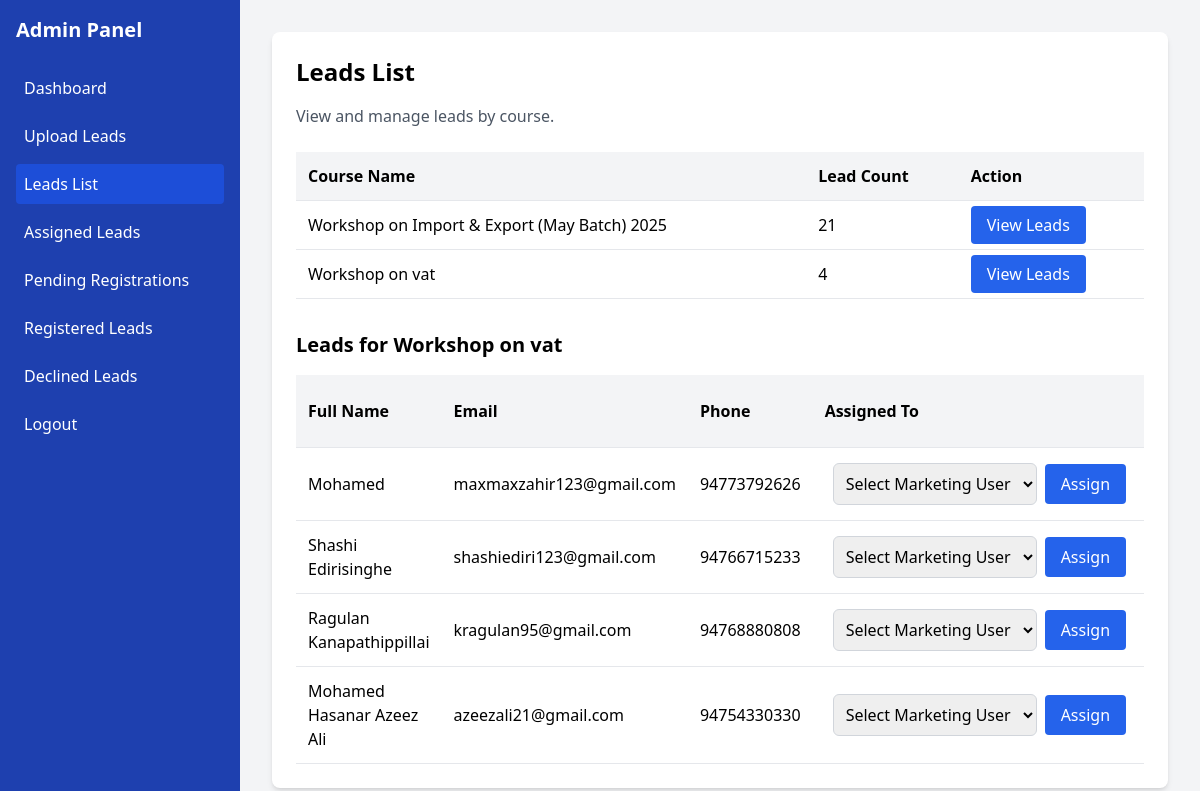
Page /views/admin/leads_list.php?course=Workshop+on+vat (signed in) on the committed database.
### tables this page shows
CREATE TABLE IF NOT EXISTS `leads` (
  `id` int NOT NULL AUTO_INCREMENT,
  `form_name` varchar(100) NOT NULL,
  `title` varchar(50) DEFAULT NULL,
  `full_name` varchar(100) NOT NULL,
  `email` varchar(100) NOT NULL,
  `phone` varchar(20) NOT NULL,
  `date_of_birth` date DEFAULT NULL,
  `gender` varchar(10) DEFAULT NULL,
  `nationality` varchar(50) DEFAULT NULL,
  `marital_status` varchar(20) DEFAULT NULL,
  `nic_number` varchar(12) DEFAULT NULL,
  `passport_number` varchar(20) DEFAULT NULL,
  `permanent_address` text,
  `current_address` text,
  `postcode` varchar(10) DEFAULT NULL,
  `mobile_no` varchar(15) DEFAULT NULL,
  `email_address` varchar(100) DEFAULT NULL,
  `office_address` text,
  `office_email` varchar(100) DEFAULT NULL,
  `parent_guardian_name` varchar(100) DEFAULT NULL,
  `parent_contact_number` varchar(15) DEFAULT NULL,
  `parent_address` text,
  `company_institution` varchar(100) DEFAULT NULL,
  `work_experience` text,
  `assigned_user_id` int DEFAULT NULL,
  `status` enum('new','assigned','pending_registration','registered','declined') DEFAULT 'new',
  `created_at` timestamp NULL DEFAULT CURRENT_TIMESTAMP,
  `registration_status` varchar(50) DEFAULT 'pending',
  `payment_plan_id` int DEFAULT NULL,
  PRIMARY KEY (`id`),
  KEY `assigned_user_id` (`assigned_user_id`),
  KEY `payment_plan_id` (`payment_plan_id`)
);

### backend/controllers/LeadController.php (called while the page is built, shortened)
<?php
require_once __DIR__ . '/../config/db_connect.php';
require_once __DIR__ . '/../models/Lead.php';
class LeadController {
    private $leadModel;
    public function __construct($pdo) {
        $this->leadModel = new Lead($pdo);
    }
    public function getLeadsByCourse($course_name, $user_id = null, $registration_status = null) {
        return $this->leadModel->getLeadsByCourse($course_name, $user_id, $registration_status);
    }
}

### backend/models/Lead.php (called while the page is built, shortened)
<?php
class Lead {
    private $pdo;
    public function __construct($pdo) {
        $this->pdo = $pdo;
    }
    public function getLeadsByCourse($course_name, $user_id = null, $registration_status = null) {
        if ($course_name) {
            $query = "SELECT l.*, u.username, r.status AS registration_status
                      FROM leads l
                      LEFT JOIN users u ON l.assigned_user_id = u.id
                      LEFT JOIN registrations r ON l.id = r.lead_id
                      WHERE l.form_name = ?";
            $params = [$course_name];
            $stmt = $this->pdo->prepare($query);
            $stmt->execute($params);
        } else {
            $query = "SELECT DISTINCT form_name FROM leads";
            if ($user_id !== null) {
                $query .= " WHERE assigned_user_id = ?";
                $stmt = $this->pdo->prepare($query);
                $stmt->execute([$user_id]);
            } else {
                $stmt = $this->pdo->prepare($query);
                $stmt->execute();
            }
        }
        $results = $stmt->fetchAll(PDO::FETCH_ASSOC);
        return $results;
    }
}

### views/admin/leads_list.php (the view, shortened to what this page needs)
<?php
require_once __DIR__ . '/../../backend/config/db_connect.php';
require_once __DIR__ . '/../../backend/controllers/LeadController.php';
$leadController = new LeadController($pdo);
$course_list = $leadController->getLeadsByCourse(null);
$course = $_GET['course'] ?? '';
if ($course) {
    $leads = $leadController->getLeadsByCourse($course);
} else {
    $leads = [];
}
$currentPage = basename($_SERVER['PHP_SELF']);
?>
<!DOCTYPE html>
<html lang="en">
<head>
    <script src="https://cdn.tailwindcss.com"></script>
</head>
<body class="bg-gray-100 font-sans">
    <div class="flex min-h-screen">
        <div class="sidebar fixed inset-y-0 left-0 w-64 bg-blue-800 text-white p-4 md:relative md:translate-x-0 z-10">
            <div class="flex items-center justify-between mb-6">
                <h2 class="text-xl font-bold">Admin Panel</h2>
            </div>
            <nav aria-label="Main navigation">
                <ul class="space-y-2">
                    <li>
                        <a href="<?php echo BASE_PATH; ?>/views/admin/dashboard.php" class="block p-2 rounded hover:bg-blue-700 <?php echo $currentPage === 'dashboard.php' ? 'bg-blue-700' : ''; ?>">
                            Dashboard
                        </a>
                    </li>
                    <li>
                        <a href="<?php echo BASE_PATH; ?>/views/admin/upload_leads.php" class="block p-2 rounded hover:bg-blue-700 <?php echo $currentPage === 'upload_leads.php' ? 'bg-blue-700' : ''; ?>">
                            Upload Leads
                        </a>
                    </li>
                    <li>
                        <a href="<?php echo BASE_PATH; ?>/views/admin/leads_list.php" class="block p-2 rounded hover:bg-blue-700 <?php echo $currentPage === 'leads_list.php' ? 'bg-blue-700' : ''; ?>">
                            Leads List
                        </a>
                    </li>
                    <li>
                        <a href="<?php echo BASE_PATH; ?>/views/admin/assigned_leads.php" class="block p-2 rounded hover:bg-blue-700 <?php echo $currentPage === 'assigned_leads.php' ? 'bg-blue-700' : ''; ?>">
                            Assigned Leads
                        </a>
                    </li>
                    <li>
                        <a href="<?php echo BASE_PATH; ?>/views/admin/pending_registrations.php" class="block p-2 rounded hover:bg-blue-700 <?php echo $currentPage === 'pending_registrations.php' ? 'bg-blue-700' : ''; ?>">
                            Pending Registrations
                        </a>
                    </li>
                    <li>
                        <a href="<?php echo BASE_PATH; ?>/views/admin/registered_leads.php" class="block p-2 rounded hover:bg-blue-700 <?php echo $currentPage === 'registered_leads.php' ? 'bg-blue-700' : ''; ?>">
                            Registered Leads
                        </a>
                    </li>
                    <li>
                        <a href="<?php echo BASE_PATH; ?>/views/admin/declined_leads.php" class="block p-2 rounded hover:bg-blue-700 <?php echo $currentPage === 'declined_leads.php' ? 'bg-blue-700' : ''; ?>">
                            Declined Leads
                        </a>
                    </li>
                    <li>
                        <a href="<?php echo BASE_PATH; ?>/views/auth/logout.php" class="block p-2 rounded hover:bg-red-600">
                            Logout
                        </a>
                    </li>
                </ul>
            </nav>
        </div>
        <div class="flex-1 p-4 md:p-8">
            <div class="max-w-4xl mx-auto bg-white p-6 rounded-lg shadow-md">
                <h1 class="text-2xl font-bold mb-4">Leads List</h1>
                <p class="mb-6 text-gray-600">View and manage leads by course.</p>
                <?php if (empty($course_list)): ?>
                    <div class="p-4 text-gray-600">No leads found.</div>
                <?php else: ?>
                    <div class="overflow-x-auto">
                        <table class="table">
                            <thead>
                                <tr>
                                    <th>Course Name</th>
                                    <th>Lead Count</th>
                                    <th>Action</th>
                                </tr>
                            </thead>
                            <tbody>
                                <?php foreach (array_unique(array_column($course_list, 'form_name')) as $course_name): ?>
                                    <tr>
                                        <td><?php echo htmlspecialchars($course_name); ?></td>
                                        <td><?php echo htmlspecialchars((string)count($leadController->getLeadsByCourse($course_name))); ?></td>
                                        <td>
                                            <a href="?course=<?php echo urlencode($course_name); ?>" class="px-4 py-2 bg-blue-600 text-white rounded hover:bg-blue-700">View Leads</a>
                                        </td>
                                    </tr>
                                <?php endforeach; ?>
                            </tbody>
                        </table>
                    </div>
                <?php endif; ?>
                <?php if ($course && !empty($leads)): ?>
                    <h2 class="text-xl font-semibold mt-8 mb-4">Leads for <?php echo htmlspecialchars($course); ?></h2>
                    <div class="overflow-x-auto">
                        <table class="table">
                            <thead>
                                <tr>
                                    <th>Full Name</th>
                                    <th>Email</th>
                                    <th>Phone</th>
                                    <th>Assigned To</th>
                                    <th>Registration Status</th>
                                </tr>
                            </thead>
                            <tbody>
                                <?php foreach ($leads as $lead): ?>
                                    <tr>
                                        <td><?php echo htmlspecialchars($lead['full_name']); ?></td>
                                        <td><?php echo htmlspecialchars($lead['email']); ?></td>
                                        <td><?php echo htmlspecialchars($lead['phone']); ?></td>
                                        <td>
                                            <?php if ($lead['assigned_user_id']): ?>
                                                <?php echo htmlspecialchars($lead['username'] ?: 'N/A'); ?>
                                            <?php else: ?>
                                                <form method="POST" action="<?php echo BASE_PATH; ?>/views/admin/leads_list.php?course=<?php echo urlencode($course); ?>" class="flex items-center space-x-2">
                                                    <select name="user_id" required class="p-2 border border-gray-300 rounded-md focus:ring-blue-500 focus:border-blue-500">
                                                        <option value="">Select Marketing User</option>
                                                    </select>
                                                    <button type="submit" class="px-4 py-2 bg-blue-600 text-white rounded hover:bg-blue-700">Assign</button>
                                                </form>
                                            <?php endif; ?>
                                        </td>
                                        <td><?php echo htmlspecialchars($lead['registration_status'] ?: 'N/A'); ?></td>
                                    </tr>
                                <?php endforeach; ?>
                            </tbody>
                        </table>
                    </div>
                <?php endif; ?>
            </div>
        </div>
    </div>
</body>
</html>

### views/admin/leads_list.php (style rules this page uses)
.sidebar { transition: transform 0.3s ease-in-out; }
.table { width: 100%; border-collapse: collapse; }
.table th, .table td { padding: 12px; text-align: left; border-bottom: 1px solid #e5e7eb; }
.table th { background-color: #f3f4f6; font-weight: 600; }

### rows in the picture
leads: full_name "Mohamed", email "maxmaxzahir123@gmail.com", phone "94773792626"
leads: full_name "Shashi Edirisinghe", email "shashiediri123@gmail.com", phone "94766715233"
leads: full_name "Ragulan Kanapathippillai", email "kragulan95@gmail.com", phone "94768880808"
leads: full_name "Mohamed Hasanar Azeez Ali", email "azeezali21@gmail.com", phone "94754330330"

### other values in the picture
$course_name "Workshop on Import & Export (May Batch) 2025"
count($leadController->getLeadsByCourse($course_name)) "21"
$course_name "Workshop on vat"
count($leadController->getLeadsByCourse($course_name)) "4"
$course "Workshop on vat"
